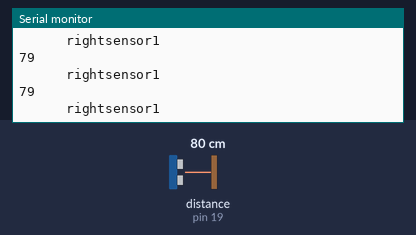
A sketch run on a simulated Arduino Uno, built with avr-gcc and run on an emulated ATmega328P. Parts: the last lines printed to the serial monitor. Wiring (inferred from the names in the program): ultrasonic range finder: trigger pin 18; echo pin 19. The test bench sets the inputs (shaded band); at power-on: distance to the obstacle (sensor on pin 19) 80 cm. The echo pulse lasts 58.3 µs per cm.

Above: at 1.2 s.
1.3 s: distance to the obstacle (sensor on pin 19) set to 2 cm
At 2.1 s:
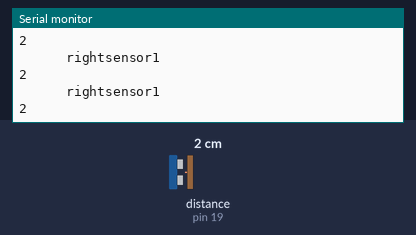
2.8 s: distance to the obstacle (sensor on pin 19) set to 18 cm
At 3.7 s:
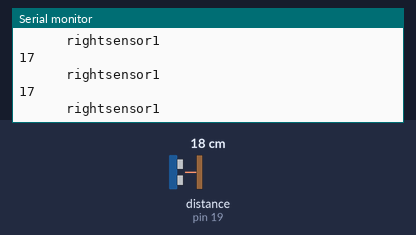
5.8 s: distance to the obstacle (sensor on pin 19) set to 4 cm
At 6.9 s:
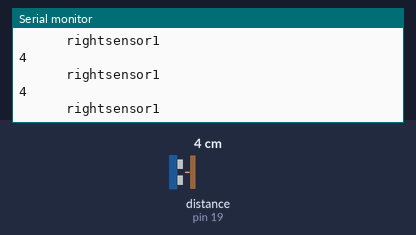
8.8 s: distance to the obstacle (sensor on pin 19) set to 35 cm
At 9.8 s:
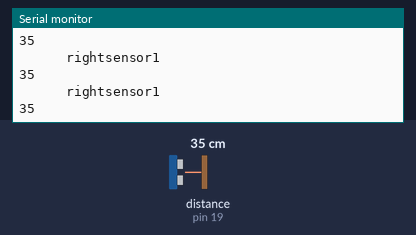
14.8 s: distance to the obstacle (sensor on pin 19) set to 9 cm
At 15.3 s:
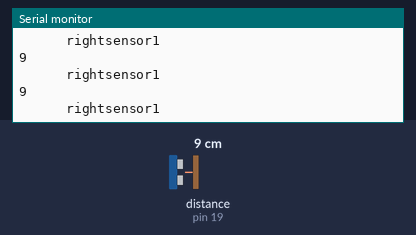
Timing chart, 0 to 17.8 s (numbered marks = the images above; inputs shaded):
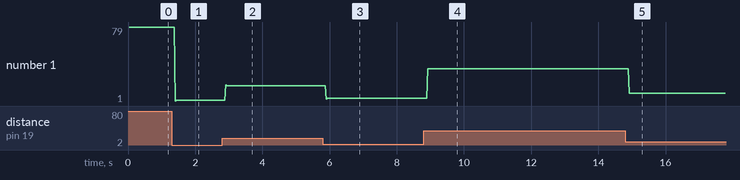

The sketch:

testing_ultra.ino
```cpp
int trigPin = 18;                                                                 //
int echoPin = 19;


int rightsensor,rightsensor2;
double pulse, inches, cm, distance, duration;
void setup() {
  // put your setup code here, to run once:
Serial.begin(9600);
  pinMode(trigPin, OUTPUT);
  pinMode(echoPin, INPUT);


}

void loop() {
  // put your main code here, to run repeatedly:
  SonarSensor(trigPin,echoPin);
  rightsensor=distance;


 Serial.println("      rightsensor1      ");
 Serial.println(rightsensor);
}


void SonarSensor(int trigPin, int echoPin)    //******************calculates distance from sensors
{


  digitalWrite(trigPin, LOW);
  delayMicroseconds(2);
  digitalWrite(trigPin, HIGH);
  delayMicroseconds(10);
  digitalWrite(trigPin, LOW);
  duration = pulseIn(echoPin, HIGH);
  distance = (duration / 2) / 29.1;

}
```

Measured:
- after the input at 1.3 s, the serial monitor: prints a new line after 0.11 s (image 1)
- after the input at 2.8 s, the serial monitor: prints a new line after 0.11 s (image 2)
- after the input at 5.8 s, the serial monitor: prints a new line after 0.11 s (image 3)
- after the input at 8.8 s, the serial monitor: prints a new line after 0.12 s (image 4)
- after the input at 14.8 s, the serial monitor: prints a new line after 0.11 s (image 5)
- plotted number 1: 79 → 2 after the input at 1.3 s, 2 → 17 after the input at 2.8 s, 17 → 4 after the input at 5.8 s, 4 → 35 after the input at 8.8 s, 35 → 9 after the input at 14.8 s
